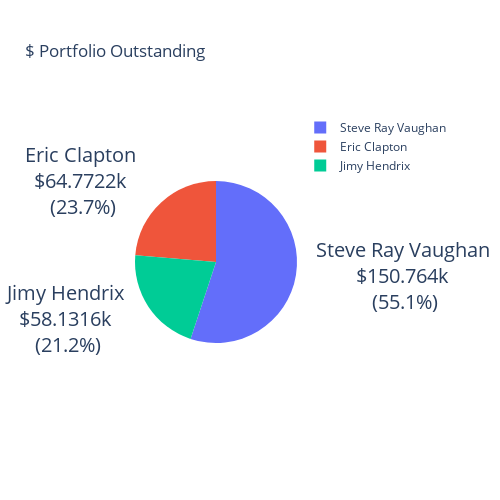

Write notebook code for a chart like this one.
### Code cell
fig = go.Figure(data=[go.Pie(labels=portfolio['Staff Name'], values=portfolio['$ Portfolio Outstanding'])])

fig.update_layout(template="plotly_white",
    width=500,height=500,
    title="$ Portfolio Outstanding"
)

fig.update_traces(hoverinfo='label+value+percent', textinfo='value',texttemplate = "%{label} <br>%{value:$,s} <br>(%{percent})", textfont_size=20)

fig.show()

### Figure 1 — Plotly figure (JSON) as saved in the notebook; plotly's stock layout.template omitted (floating-point values rounded to 4 significant figures)
{"data": [{"hoverinfo": "label+value+percent", "labels": ["Jimy Hendrix", "Steve Ray Vaughan", "Eric Clapton"], "textfont": {"size": 20}, "textinfo": "value", "texttemplate": "%{label} <br>%{value:$,s} <br>(%{percent})", "type": "pie", "values": [58130.0, 150800.0, 64770.0]}], "layout": {"height": 500, "title": {"text": "$ Portfolio Outstanding"}, "width": 500}}
